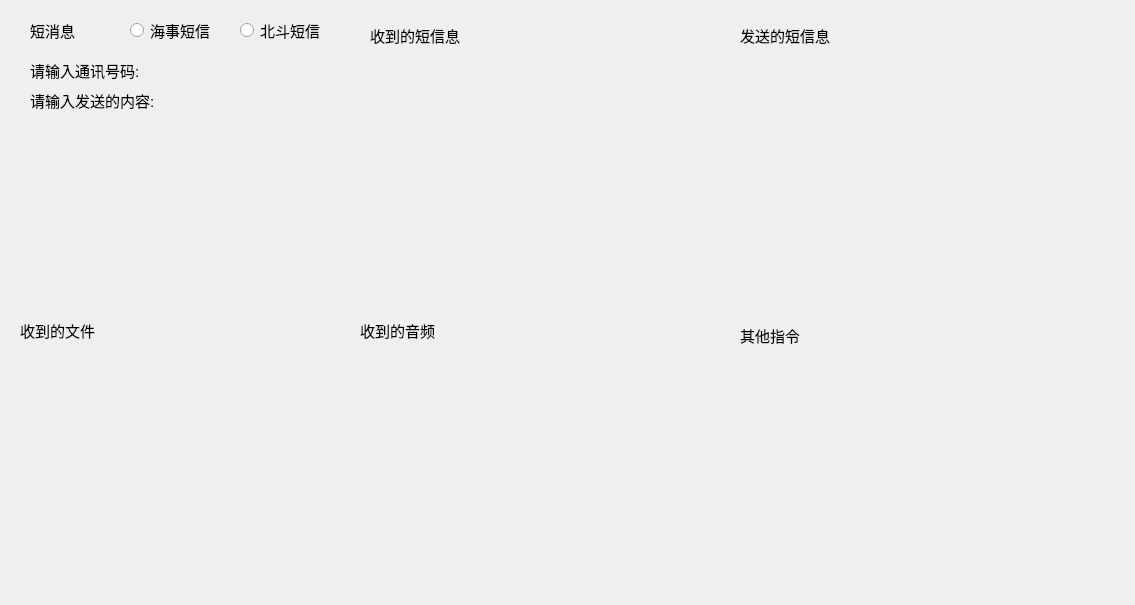
<?xml version="1.0" encoding="UTF-8"?>
<ui version="4.0">
 <class>dataWidget</class>
 <widget class="QWidget" name="dataWidget">
  <property name="geometry">
   <rect>
    <x>0</x>
    <y>0</y>
    <width>1135</width>
    <height>605</height>
   </rect>
  </property>
  <property name="font">
   <font>
    <pointsize>11</pointsize>
   </font>
  </property>
  <property name="windowTitle">
   <string>Form</string>
  </property>
  <widget class="QLabel" name="label">
   <property name="geometry">
    <rect>
     <x>30</x>
     <y>20</y>
     <width>101</width>
     <height>21</height>
    </rect>
   </property>
   <property name="font">
    <font>
     <pointsize>11</pointsize>
    </font>
   </property>
   <property name="text">
    <string>短消息</string>
   </property>
  </widget>
  <widget class="QLabel" name="label_3">
   <property name="geometry">
    <rect>
     <x>30</x>
     <y>90</y>
     <width>161</width>
     <height>21</height>
    </rect>
   </property>
   <property name="text">
    <string>请输入发送的内容:</string>
   </property>
  </widget>
  <widget class="QLabel" name="label_4">
   <property name="geometry">
    <rect>
     <x>20</x>
     <y>320</y>
     <width>141</width>
     <height>21</height>
    </rect>
   </property>
   <property name="text">
    <string>收到的文件</string>
   </property>
  </widget>
  <widget class="QLabel" name="label_5">
   <property name="geometry">
    <rect>
     <x>370</x>
     <y>20</y>
     <width>161</width>
     <height>31</height>
    </rect>
   </property>
   <property name="text">
    <string>收到的短信息</string>
   </property>
  </widget>
  <widget class="QLabel" name="label_6">
   <property name="geometry">
    <rect>
     <x>740</x>
     <y>20</y>
     <width>111</width>
     <height>31</height>
    </rect>
   </property>
   <property name="text">
    <string>发送的短信息</string>
   </property>
  </widget>
  <widget class="QLabel" name="label_7">
   <property name="geometry">
    <rect>
     <x>740</x>
     <y>320</y>
     <width>121</width>
     <height>31</height>
    </rect>
   </property>
   <property name="text">
    <string>其他指令</string>
   </property>
  </widget>
  <widget class="QLabel" name="label_2">
   <property name="geometry">
    <rect>
     <x>30</x>
     <y>60</y>
     <width>141</width>
     <height>21</height>
    </rect>
   </property>
   <property name="text">
    <string>请输入通讯号码:</string>
   </property>
  </widget>
  <widget class="QLabel" name="label_8">
   <property name="geometry">
    <rect>
     <x>360</x>
     <y>320</y>
     <width>141</width>
     <height>21</height>
    </rect>
   </property>
   <property name="text">
    <string>收到的音频</string>
   </property>
  </widget>
  <widget class="QRadioButton" name="haishi_radioButton">
   <property name="geometry">
    <rect>
     <x>130</x>
     <y>20</y>
     <width>101</width>
     <height>21</height>
    </rect>
   </property>
   <property name="text">
    <string>海事短信</string>
   </property>
  </widget>
  <widget class="QRadioButton" name="beidou_radioButton">
   <property name="geometry">
    <rect>
     <x>240</x>
     <y>20</y>
     <width>131</width>
     <height>21</height>
    </rect>
   </property>
   <property name="text">
    <string>北斗短信</string>
   </property>
  </widget>
 </widget>
 <resources/>
 <connections/>
</ui>
